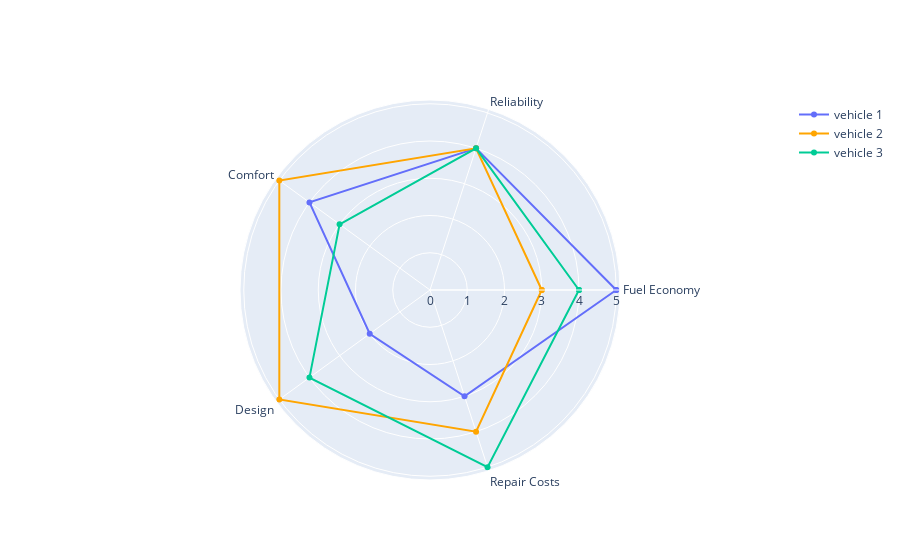

Notebook code cell kept with this figure:
### Markdown cell above
To close the radar shape add the first list element to the end of the list or concatenate or just use fill='toself' instead of adding the first list element to the end of the list.

### Code cell
# Example Using Graph Objects

# data
# ***** to close the radar shape add the first list element to the end of the list or concatenate *****
categories = ['Fuel Economy', 'Reliability', 'Comfort', 'Design', 'Repair Costs', 'Fuel Economy']

vehicle1 = [5,4,4,2,3]
# ***** to close the radar shape add the first list element to the end of the list or concatenate *****
vehicle1 = np.concatenate((vehicle1,[vehicle1[0]]))

vehicle2 = [3,4,5,5,4]
# ***** to close the radar shape add the first list element to the end of the list or concatenate *****
vehicle2 = np.concatenate((vehicle2,[vehicle2[0]]))

vehicle3 = [4,4,3,4,5]
# ***** to close the radar shape add the first list element to the end of the list or concatenate *****
vehicle3 = np.concatenate((vehicle3,[vehicle3[0]]))

# create figure
fig = go.Figure()

# add traces
fig.add_trace(go.Scatterpolar(r=vehicle1,
                              theta=categories,
                              name='vehicle 1'))

fig.add_trace(go.Scatterpolar(r=vehicle2,
                              theta=categories,                              
                              name='vehicle 2',
                              line_color='orange'))

fig.add_trace(go.Scatterpolar(r=vehicle3,
                              theta=categories,
                              # to fill example use fill='toself'
                              # fill='toself',
                              name='vehicle 3'))

fig.show()

### Figure 1 — Plotly figure (JSON) as saved in the notebook; plotly's stock layout.template omitted (floating-point values rounded to 4 significant figures)
{"data": [{"name": "vehicle 1", "r": [5, 4, 4, 2, 3, 5], "theta": ["Fuel Economy", "Reliability", "Comfort", "Design", "Repair Costs", "Fuel Economy"], "type": "scatterpolar"}, {"line": {"color": "orange"}, "name": "vehicle 2", "r": [3, 4, 5, 5, 4, 3], "theta": ["Fuel Economy", "Reliability", "Comfort", "Design", "Repair Costs", "Fuel Economy"], "type": "scatterpolar"}, {"name": "vehicle 3", "r": [4, 4, 3, 4, 5, 4], "theta": ["Fuel Economy", "Reliability", "Comfort", "Design", "Repair Costs", "Fuel Economy"], "type": "scatterpolar"}], "layout": {}}
